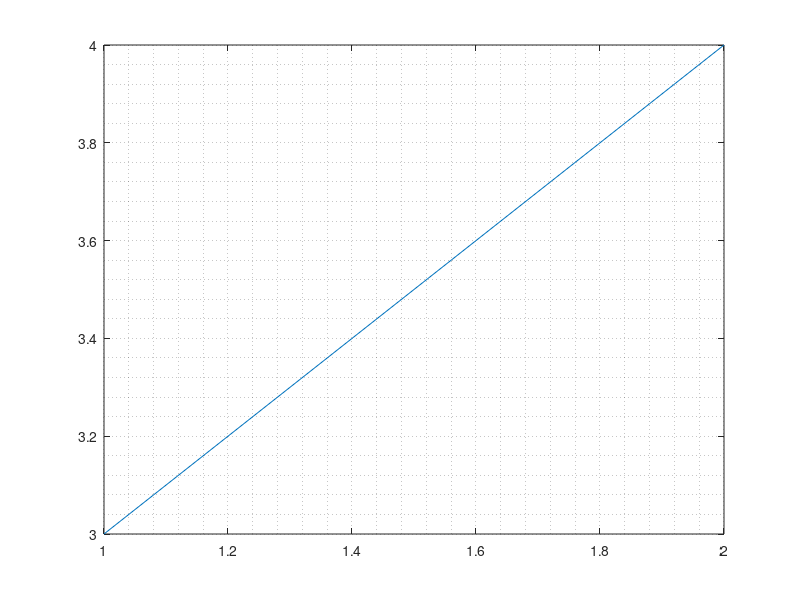

Reproduce this figure in MATLAB.
% Sample script for the Run button. `octave --no-gui --persist` keeps the interpreter (and any
% plot windows) alive after it finishes, so the session stays inspectable.
printf("Hello from CleeCode\n");
printf("octave:  %s\n", version());
A = [1 2; 3 4];
printf("det([1 2; 3 4]) = %g\n", det(A));
printf("mean of 1..10   = %g\n", mean(1:10));

figure(1);
plot(A(1,:),A(2,:));
grid minor;
